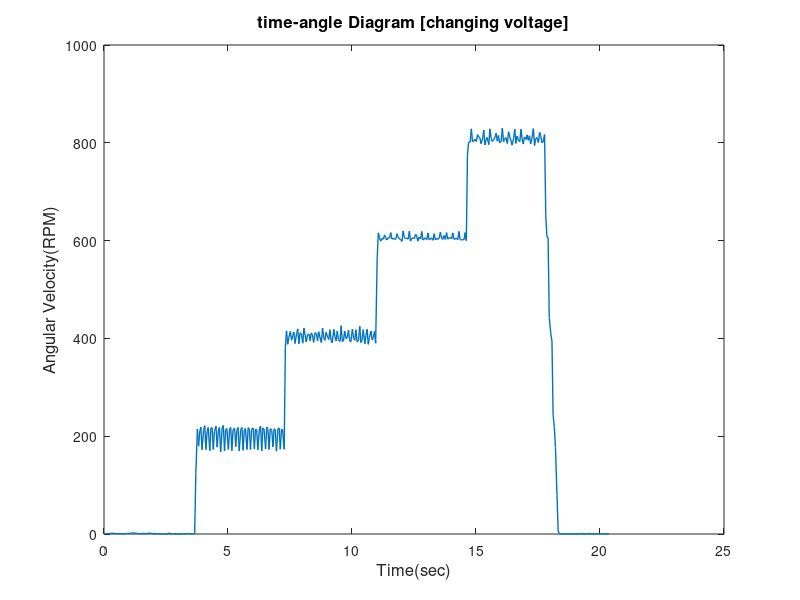

Reproduce this figure in MATLAB.
load('voltage.mat');
%initialization time on zero
time1 = time1 - time1(1);

%time-angle Diagram [PID]
figure (1)
plot(time1,angle1,'LineWidth',1);
title('time-angle Diagram [changing voltage]','fontsize',12)
xlabel('Time(sec)','fontsize',12)
ylabel('Angular Velocity(RPM)','fontsize',12)